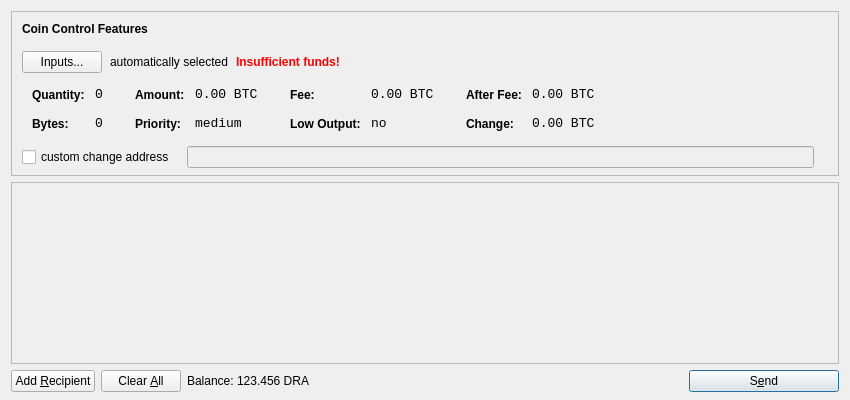
<?xml version="1.0" encoding="UTF-8"?>
<ui version="4.0">
 <class>SendCoinsDialog</class>
 <widget class="QDialog" name="SendCoinsDialog">
  <property name="geometry">
   <rect>
    <x>0</x>
    <y>0</y>
    <width>850</width>
    <height>400</height>
   </rect>
  </property>
  <property name="windowTitle">
   <string>Send Coins</string>
  </property>
  <layout class="QVBoxLayout" name="verticalLayout" stretch="0,1,0">
   <property name="bottomMargin">
    <number>8</number>
   </property>
   <item>
    <widget class="QFrame" name="frameCoinControl">
     <property name="sizePolicy">
      <sizepolicy hsizetype="Expanding" vsizetype="Expanding">
       <horstretch>0</horstretch>
       <verstretch>0</verstretch>
      </sizepolicy>
     </property>
     <property name="maximumSize">
      <size>
       <width>16777215</width>
       <height>16777215</height>
      </size>
     </property>
     <property name="frameShape">
      <enum>QFrame::StyledPanel</enum>
     </property>
     <property name="frameShadow">
      <enum>QFrame::Sunken</enum>
     </property>
     <layout class="QVBoxLayout" name="verticalLayoutCoinControl2">
      <property name="spacing">
       <number>-1</number>
      </property>
      <property name="leftMargin">
       <number>0</number>
      </property>
      <property name="topMargin">
       <number>0</number>
      </property>
      <property name="rightMargin">
       <number>0</number>
      </property>
      <property name="bottomMargin">
       <number>6</number>
      </property>
      <item>
       <layout class="QVBoxLayout" name="verticalLayoutCoinControl" stretch="0,0,0,0,1">
        <property name="spacing">
         <number>0</number>
        </property>
        <property name="leftMargin">
         <number>10</number>
        </property>
        <property name="topMargin">
         <number>10</number>
        </property>
        <item>
         <layout class="QHBoxLayout" name="horizontalLayoutCoinControl1">
          <property name="bottomMargin">
           <number>15</number>
          </property>
          <item>
           <widget class="QLabel" name="labelCoinControlFeatures">
            <property name="sizePolicy">
             <sizepolicy hsizetype="Preferred" vsizetype="Maximum">
              <horstretch>0</horstretch>
              <verstretch>0</verstretch>
             </sizepolicy>
            </property>
            <property name="font">
             <font>
              <weight>75</weight>
              <bold>true</bold>
             </font>
            </property>
            <property name="styleSheet">
             <string notr="true">font-weight:bold;</string>
            </property>
            <property name="text">
             <string>Coin Control Features</string>
            </property>
           </widget>
          </item>
         </layout>
        </item>
        <item>
         <layout class="QHBoxLayout" name="horizontalLayoutCoinControl2" stretch="0,0,0,0">
          <property name="spacing">
           <number>8</number>
          </property>
          <property name="bottomMargin">
           <number>10</number>
          </property>
          <item>
           <widget class="QPushButton" name="pushButtonCoinControl">
            <property name="styleSheet">
             <string notr="true"/>
            </property>
            <property name="text">
             <string>Inputs...</string>
            </property>
           </widget>
          </item>
          <item>
           <widget class="QLabel" name="labelCoinControlAutomaticallySelected">
            <property name="text">
             <string>automatically selected</string>
            </property>
            <property name="margin">
             <number>5</number>
            </property>
           </widget>
          </item>
          <item>
           <widget class="QLabel" name="labelCoinControlInsuffFunds">
            <property name="font">
             <font>
              <weight>75</weight>
              <bold>true</bold>
             </font>
            </property>
            <property name="styleSheet">
             <string notr="true">color:red;font-weight:bold;</string>
            </property>
            <property name="text">
             <string>Insufficient funds!</string>
            </property>
            <property name="margin">
             <number>5</number>
            </property>
           </widget>
          </item>
          <item>
           <spacer name="horizontalSpacerCoinControl">
            <property name="orientation">
             <enum>Qt::Horizontal</enum>
            </property>
            <property name="sizeHint" stdset="0">
             <size>
              <width>40</width>
              <height>1</height>
             </size>
            </property>
           </spacer>
          </item>
         </layout>
        </item>
        <item>
         <widget class="QWidget" name="widgetCoinControl" native="true">
          <property name="sizePolicy">
           <sizepolicy hsizetype="Preferred" vsizetype="Preferred">
            <horstretch>0</horstretch>
            <verstretch>0</verstretch>
           </sizepolicy>
          </property>
          <property name="minimumSize">
           <size>
            <width>0</width>
            <height>0</height>
           </size>
          </property>
          <property name="styleSheet">
           <string notr="true"/>
          </property>
          <layout class="QHBoxLayout" name="horizontalLayoutCoinControl5">
           <property name="margin">
            <number>0</number>
           </property>
           <item>
            <layout class="QHBoxLayout" name="horizontalLayoutCoinControl3" stretch="0,0,0,1">
             <property name="spacing">
              <number>20</number>
             </property>
             <property name="topMargin">
              <number>0</number>
             </property>
             <property name="bottomMargin">
              <number>10</number>
             </property>
             <item>
              <layout class="QFormLayout" name="formLayoutCoinControl1">
               <property name="horizontalSpacing">
                <number>10</number>
               </property>
               <property name="verticalSpacing">
                <number>14</number>
               </property>
               <property name="leftMargin">
                <number>10</number>
               </property>
               <property name="topMargin">
                <number>4</number>
               </property>
               <property name="rightMargin">
                <number>6</number>
               </property>
               <item row="0" column="0">
                <widget class="QLabel" name="labelCoinControlQuantityText">
                 <property name="styleSheet">
                  <string notr="true">font-weight:bold;</string>
                 </property>
                 <property name="text">
                  <string>Quantity:</string>
                 </property>
                 <property name="margin">
                  <number>0</number>
                 </property>
                </widget>
               </item>
               <item row="0" column="1">
                <widget class="QLabel" name="labelCoinControlQuantity">
                 <property name="font">
                  <font>
                   <family>Monospace</family>
                   <pointsize>10</pointsize>
                  </font>
                 </property>
                 <property name="cursor">
                  <cursorShape>IBeamCursor</cursorShape>
                 </property>
                 <property name="contextMenuPolicy">
                  <enum>Qt::ActionsContextMenu</enum>
                 </property>
                 <property name="text">
                  <string notr="true">0</string>
                 </property>
                 <property name="margin">
                  <number>0</number>
                 </property>
                 <property name="textInteractionFlags">
                  <set>Qt::LinksAccessibleByMouse|Qt::TextSelectableByKeyboard|Qt::TextSelectableByMouse</set>
                 </property>
                </widget>
               </item>
               <item row="1" column="0">
                <widget class="QLabel" name="labelCoinControlBytesText">
                 <property name="styleSheet">
                  <string notr="true">font-weight:bold;</string>
                 </property>
                 <property name="text">
                  <string>Bytes:</string>
                 </property>
                </widget>
               </item>
               <item row="1" column="1">
                <widget class="QLabel" name="labelCoinControlBytes">
                 <property name="font">
                  <font>
                   <family>Monospace</family>
                   <pointsize>10</pointsize>
                  </font>
                 </property>
                 <property name="cursor">
                  <cursorShape>IBeamCursor</cursorShape>
                 </property>
                 <property name="contextMenuPolicy">
                  <enum>Qt::ActionsContextMenu</enum>
                 </property>
                 <property name="text">
                  <string notr="true">0</string>
                 </property>
                 <property name="textInteractionFlags">
                  <set>Qt::LinksAccessibleByMouse|Qt::TextSelectableByKeyboard|Qt::TextSelectableByMouse</set>
                 </property>
                </widget>
               </item>
              </layout>
             </item>
             <item>
              <layout class="QFormLayout" name="formLayoutCoinControl2">
               <property name="horizontalSpacing">
                <number>10</number>
               </property>
               <property name="verticalSpacing">
                <number>14</number>
               </property>
               <property name="leftMargin">
                <number>6</number>
               </property>
               <property name="topMargin">
                <number>4</number>
               </property>
               <property name="rightMargin">
                <number>6</number>
               </property>
               <item row="0" column="0">
                <widget class="QLabel" name="labelCoinControlAmountText">
                 <property name="styleSheet">
                  <string notr="true">font-weight:bold;</string>
                 </property>
                 <property name="text">
                  <string>Amount:</string>
                 </property>
                 <property name="margin">
                  <number>0</number>
                 </property>
                </widget>
               </item>
               <item row="0" column="1">
                <widget class="QLabel" name="labelCoinControlAmount">
                 <property name="font">
                  <font>
                   <family>Monospace</family>
                   <pointsize>10</pointsize>
                  </font>
                 </property>
                 <property name="cursor">
                  <cursorShape>IBeamCursor</cursorShape>
                 </property>
                 <property name="contextMenuPolicy">
                  <enum>Qt::ActionsContextMenu</enum>
                 </property>
                 <property name="text">
                  <string notr="true">0.00 BTC</string>
                 </property>
                 <property name="textInteractionFlags">
                  <set>Qt::LinksAccessibleByMouse|Qt::TextSelectableByKeyboard|Qt::TextSelectableByMouse</set>
                 </property>
                </widget>
               </item>
               <item row="1" column="0">
                <widget class="QLabel" name="labelCoinControlPriorityText">
                 <property name="styleSheet">
                  <string notr="true">font-weight:bold;</string>
                 </property>
                 <property name="text">
                  <string>Priority:</string>
                 </property>
                </widget>
               </item>
               <item row="1" column="1">
                <widget class="QLabel" name="labelCoinControlPriority">
                 <property name="font">
                  <font>
                   <family>Monospace</family>
                   <pointsize>10</pointsize>
                  </font>
                 </property>
                 <property name="cursor">
                  <cursorShape>IBeamCursor</cursorShape>
                 </property>
                 <property name="contextMenuPolicy">
                  <enum>Qt::ActionsContextMenu</enum>
                 </property>
                 <property name="text">
                  <string>medium</string>
                 </property>
                 <property name="textInteractionFlags">
                  <set>Qt::LinksAccessibleByMouse|Qt::TextSelectableByKeyboard|Qt::TextSelectableByMouse</set>
                 </property>
                </widget>
               </item>
              </layout>
             </item>
             <item>
              <layout class="QFormLayout" name="formLayoutCoinControl3">
               <property name="horizontalSpacing">
                <number>10</number>
               </property>
               <property name="verticalSpacing">
                <number>14</number>
               </property>
               <property name="leftMargin">
                <number>6</number>
               </property>
               <property name="topMargin">
                <number>4</number>
               </property>
               <property name="rightMargin">
                <number>6</number>
               </property>
               <item row="0" column="0">
                <widget class="QLabel" name="labelCoinControlFeeText">
                 <property name="styleSheet">
                  <string notr="true">font-weight:bold;</string>
                 </property>
                 <property name="text">
                  <string>Fee:</string>
                 </property>
                 <property name="margin">
                  <number>0</number>
                 </property>
                </widget>
               </item>
               <item row="0" column="1">
                <widget class="QLabel" name="labelCoinControlFee">
                 <property name="font">
                  <font>
                   <family>Monospace</family>
                   <pointsize>10</pointsize>
                  </font>
                 </property>
                 <property name="cursor">
                  <cursorShape>IBeamCursor</cursorShape>
                 </property>
                 <property name="contextMenuPolicy">
                  <enum>Qt::ActionsContextMenu</enum>
                 </property>
                 <property name="text">
                  <string notr="true">0.00 BTC</string>
                 </property>
                 <property name="textInteractionFlags">
                  <set>Qt::LinksAccessibleByMouse|Qt::TextSelectableByKeyboard|Qt::TextSelectableByMouse</set>
                 </property>
                </widget>
               </item>
               <item row="1" column="0">
                <widget class="QLabel" name="labelCoinControlLowOutputText">
                 <property name="styleSheet">
                  <string notr="true">font-weight:bold;</string>
                 </property>
                 <property name="text">
                  <string>Low Output:</string>
                 </property>
                </widget>
               </item>
               <item row="1" column="1">
                <widget class="QLabel" name="labelCoinControlLowOutput">
                 <property name="font">
                  <font>
                   <family>Monospace</family>
                   <pointsize>10</pointsize>
                  </font>
                 </property>
                 <property name="cursor">
                  <cursorShape>IBeamCursor</cursorShape>
                 </property>
                 <property name="contextMenuPolicy">
                  <enum>Qt::ActionsContextMenu</enum>
                 </property>
                 <property name="text">
                  <string>no</string>
                 </property>
                 <property name="textInteractionFlags">
                  <set>Qt::LinksAccessibleByMouse|Qt::TextSelectableByKeyboard|Qt::TextSelectableByMouse</set>
                 </property>
                </widget>
               </item>
              </layout>
             </item>
             <item>
              <layout class="QFormLayout" name="formLayoutCoinControl4">
               <property name="horizontalSpacing">
                <number>10</number>
               </property>
               <property name="verticalSpacing">
                <number>14</number>
               </property>
               <property name="leftMargin">
                <number>6</number>
               </property>
               <property name="topMargin">
                <number>4</number>
               </property>
               <property name="rightMargin">
                <number>6</number>
               </property>
               <item row="0" column="0">
                <widget class="QLabel" name="labelCoinControlAfterFeeText">
                 <property name="styleSheet">
                  <string notr="true">font-weight:bold;</string>
                 </property>
                 <property name="text">
                  <string>After Fee:</string>
                 </property>
                 <property name="margin">
                  <number>0</number>
                 </property>
                </widget>
               </item>
               <item row="0" column="1">
                <widget class="QLabel" name="labelCoinControlAfterFee">
                 <property name="font">
                  <font>
                   <family>Monospace</family>
                   <pointsize>10</pointsize>
                  </font>
                 </property>
                 <property name="cursor">
                  <cursorShape>IBeamCursor</cursorShape>
                 </property>
                 <property name="contextMenuPolicy">
                  <enum>Qt::ActionsContextMenu</enum>
                 </property>
                 <property name="text">
                  <string notr="true">0.00 BTC</string>
                 </property>
                 <property name="textInteractionFlags">
                  <set>Qt::LinksAccessibleByMouse|Qt::TextSelectableByKeyboard|Qt::TextSelectableByMouse</set>
                 </property>
                </widget>
               </item>
               <item row="1" column="0">
                <widget class="QLabel" name="labelCoinControlChangeText">
                 <property name="styleSheet">
                  <string notr="true">font-weight:bold;</string>
                 </property>
                 <property name="text">
                  <string>Change:</string>
                 </property>
                </widget>
               </item>
               <item row="1" column="1">
                <widget class="QLabel" name="labelCoinControlChange">
                 <property name="font">
                  <font>
                   <family>Monospace</family>
                   <pointsize>10</pointsize>
                  </font>
                 </property>
                 <property name="cursor">
                  <cursorShape>IBeamCursor</cursorShape>
                 </property>
                 <property name="contextMenuPolicy">
                  <enum>Qt::ActionsContextMenu</enum>
                 </property>
                 <property name="text">
                  <string notr="true">0.00 BTC</string>
                 </property>
                 <property name="textInteractionFlags">
                  <set>Qt::LinksAccessibleByMouse|Qt::TextSelectableByKeyboard|Qt::TextSelectableByMouse</set>
                 </property>
                </widget>
               </item>
              </layout>
             </item>
            </layout>
           </item>
          </layout>
         </widget>
        </item>
        <item>
         <layout class="QHBoxLayout" name="horizontalLayoutCoinControl4" stretch="0,0,0">
          <property name="spacing">
           <number>12</number>
          </property>
          <property name="sizeConstraint">
           <enum>QLayout::SetDefaultConstraint</enum>
          </property>
          <property name="topMargin">
           <number>5</number>
          </property>
          <property name="rightMargin">
           <number>5</number>
          </property>
          <item>
           <widget class="QCheckBox" name="checkBoxCoinControlChange">
            <property name="text">
             <string>custom change address</string>
            </property>
           </widget>
          </item>
          <item>
           <widget class="QLineEdit" name="lineEditCoinControlChange">
            <property name="enabled">
             <bool>false</bool>
            </property>
            <property name="sizePolicy">
             <sizepolicy hsizetype="Expanding" vsizetype="Fixed">
              <horstretch>0</horstretch>
              <verstretch>0</verstretch>
             </sizepolicy>
            </property>
           </widget>
          </item>
          <item>
           <widget class="QLabel" name="labelCoinControlChangeLabel">
            <property name="sizePolicy">
             <sizepolicy hsizetype="Preferred" vsizetype="Expanding">
              <horstretch>0</horstretch>
              <verstretch>0</verstretch>
             </sizepolicy>
            </property>
            <property name="minimumSize">
             <size>
              <width>0</width>
              <height>0</height>
             </size>
            </property>
            <property name="text">
             <string/>
            </property>
            <property name="margin">
             <number>3</number>
            </property>
           </widget>
          </item>
         </layout>
        </item>
        <item>
         <spacer name="verticalSpacerCoinControl">
          <property name="orientation">
           <enum>Qt::Vertical</enum>
          </property>
          <property name="sizeHint" stdset="0">
           <size>
            <width>800</width>
            <height>1</height>
           </size>
          </property>
         </spacer>
        </item>
       </layout>
      </item>
     </layout>
    </widget>
   </item>
   <item>
    <widget class="QScrollArea" name="scrollArea">
     <property name="widgetResizable">
      <bool>true</bool>
     </property>
     <widget class="QWidget" name="scrollAreaWidgetContents">
      <property name="geometry">
       <rect>
        <x>0</x>
        <y>0</y>
        <width>830</width>
        <height>165</height>
       </rect>
      </property>
      <layout class="QVBoxLayout" name="verticalLayout_2">
       <property name="margin">
        <number>0</number>
       </property>
       <item>
        <layout class="QVBoxLayout" name="entries">
         <property name="spacing">
          <number>6</number>
         </property>
        </layout>
       </item>
       <item>
        <spacer name="verticalSpacer">
         <property name="orientation">
          <enum>Qt::Vertical</enum>
         </property>
         <property name="sizeHint" stdset="0">
          <size>
           <width>20</width>
           <height>40</height>
          </size>
         </property>
        </spacer>
       </item>
      </layout>
     </widget>
    </widget>
   </item>
   <item>
    <layout class="QHBoxLayout" name="horizontalLayout">
     <item>
      <widget class="QPushButton" name="addButton">
       <property name="toolTip">
        <string>Send to multiple recipients at once</string>
       </property>
       <property name="text">
        <string>Add &amp;Recipient</string>
       </property>
       <property name="icon">
        <iconset resource="../bitcoin.qrc">
         <normaloff>:/icons/add</normaloff>:/icons/add</iconset>
       </property>
       <property name="autoDefault">
        <bool>false</bool>
       </property>
      </widget>
     </item>
     <item>
      <widget class="QPushButton" name="clearButton">
       <property name="sizePolicy">
        <sizepolicy hsizetype="Minimum" vsizetype="Fixed">
         <horstretch>0</horstretch>
         <verstretch>0</verstretch>
        </sizepolicy>
       </property>
       <property name="toolTip">
        <string>Remove all transaction fields</string>
       </property>
       <property name="text">
        <string>Clear &amp;All</string>
       </property>
       <property name="icon">
        <iconset resource="../bitcoin.qrc">
         <normaloff>:/icons/remove</normaloff>:/icons/remove</iconset>
       </property>
       <property name="autoRepeatDelay">
        <number>300</number>
       </property>
       <property name="autoDefault">
        <bool>false</bool>
       </property>
      </widget>
     </item>
     <item>
      <layout class="QHBoxLayout" name="horizontalLayout_2">
       <property name="spacing">
        <number>3</number>
       </property>
       <item>
        <widget class="QLabel" name="label">
         <property name="text">
          <string>Balance:</string>
         </property>
        </widget>
       </item>
       <item>
        <widget class="QLabel" name="labelBalance">
         <property name="cursor">
          <cursorShape>IBeamCursor</cursorShape>
         </property>
         <property name="text">
          <string>123.456 DRA</string>
         </property>
         <property name="textInteractionFlags">
          <set>Qt::LinksAccessibleByMouse|Qt::TextSelectableByKeyboard|Qt::TextSelectableByMouse</set>
         </property>
        </widget>
       </item>
      </layout>
     </item>
     <item>
      <spacer name="horizontalSpacer">
       <property name="orientation">
        <enum>Qt::Horizontal</enum>
       </property>
       <property name="sizeHint" stdset="0">
        <size>
         <width>40</width>
         <height>20</height>
        </size>
       </property>
      </spacer>
     </item>
     <item>
      <widget class="QPushButton" name="sendButton">
       <property name="minimumSize">
        <size>
         <width>150</width>
         <height>0</height>
        </size>
       </property>
       <property name="toolTip">
        <string>Confirm the send action</string>
       </property>
       <property name="text">
        <string>S&amp;end</string>
       </property>
       <property name="icon">
        <iconset resource="../bitcoin.qrc">
         <normaloff>:/icons/send</normaloff>:/icons/send</iconset>
       </property>
       <property name="default">
        <bool>true</bool>
       </property>
      </widget>
     </item>
    </layout>
   </item>
  </layout>
 </widget>
 <resources>
  <include location="../bitcoin.qrc"/>
 </resources>
 <connections/>
</ui>
